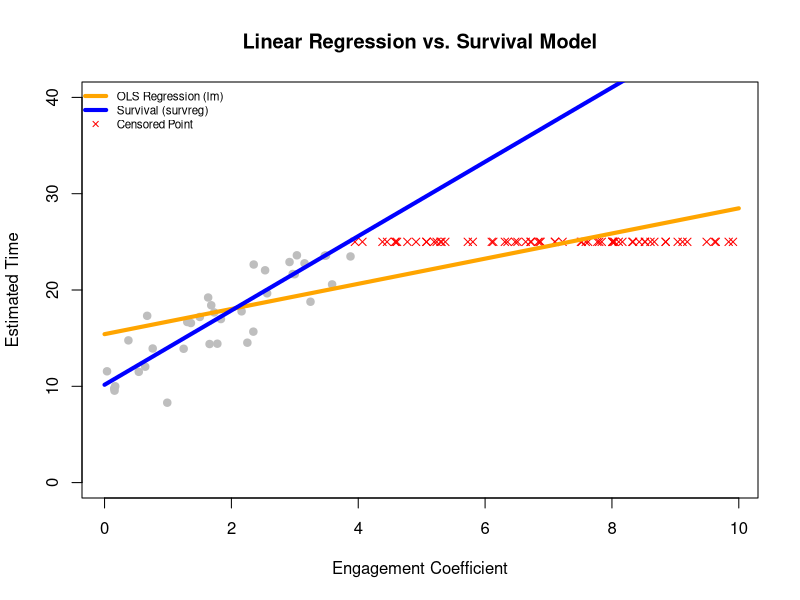

This chart was generated by the following R code:
## ---- chunk 1
knitr::opts_chunk$set(echo = TRUE)
## ---- chunk 2
library(survival)
set.seed(236) #This is my id number, you can use any other 
## ---- chunk 3

n <- 100  

# Covariate: Engagement level
x <- runif(n, min = 0, max = 10)
beta_0 <- 10
beta_1 <- 4
sigma <- 2 

# Data generation process: T = 10 + 4*X + Error
noise <- rnorm(n, mean = 0, sd = sigma)
true_time <- beta_0 + beta_1 * x + noise
true_time <- pmax(true_time, 0.1) # Ensure positive survival times

real_data <- data.frame(Engagement = x, True_Time = true_time)
head(real_data)

cat("Correlation between Engagement and True Time:", cor(real_data$Engagement, real_data$True_Time))
## ---- chunk 4
censoring_threshold <- 25
observed_time <- pmin(true_time, censoring_threshold)
status <- ifelse(true_time <= censoring_threshold, 1, 0) 
censored_data <- data.frame(
  Engagement = x,
  True_Time = true_time,       # The actual time to event
  Observed_Time = observed_time,   # The time we observe (censored or not)
  Status = status          # Censoring status (1 if event observed, 0 if censored)
)
head(censored_data[censored_data$Status == 0, ]) # Show censored observations
## ---- chunk 5
# Fit linear regression ignoring censoring
lm_model <- lm(Observed_Time ~ Engagement, data = censored_data)
summary(lm_model)
## ---- chunk 6
surv_model <- survreg(Surv(Observed_Time, Status) ~ Engagement, data = censored_data, dist = "gaussian")
summary(surv_model)
## ---- chunk 7
new_data <- data.frame(Engagement = seq(0, 10, length.out = 100))

# Predictions from both models
pred_reg <- predict(lm_model, newdata = new_data)
pred_surv <- predict(surv_model, newdata = new_data, type = "response")
## ---- chunk 8
# Plotting results
plot(censored_data$Engagement, censored_data$Observed_Time,
     col = ifelse(censored_data$Status == 0, "red", "gray"), # Red = Censored
     pch = ifelse(censored_data$Status == 0, 4, 19),         # x = Censored
     main = "Linear Regression vs. Survival Model",
     xlab = "Engagement Coefficient",
     ylab = "Estimated Time",
     ylim = c(0, 40))

# Prediction lines
lines(new_data$Engagement, pred_reg, col = "orange", lwd = 4)
lines(new_data$Engagement, pred_surv, col = "blue", lwd = 4, lty = 1)

legend("topleft", 
       legend = c("OLS Regression (lm)", "Survival (survreg)", "Censored Point"),
       col = c("orange", "blue", "red"),
       lwd = c(4, 4, NA),   
       pch = c(NA, NA, 4),
       cex = 0.7,     
       bty = "n")
